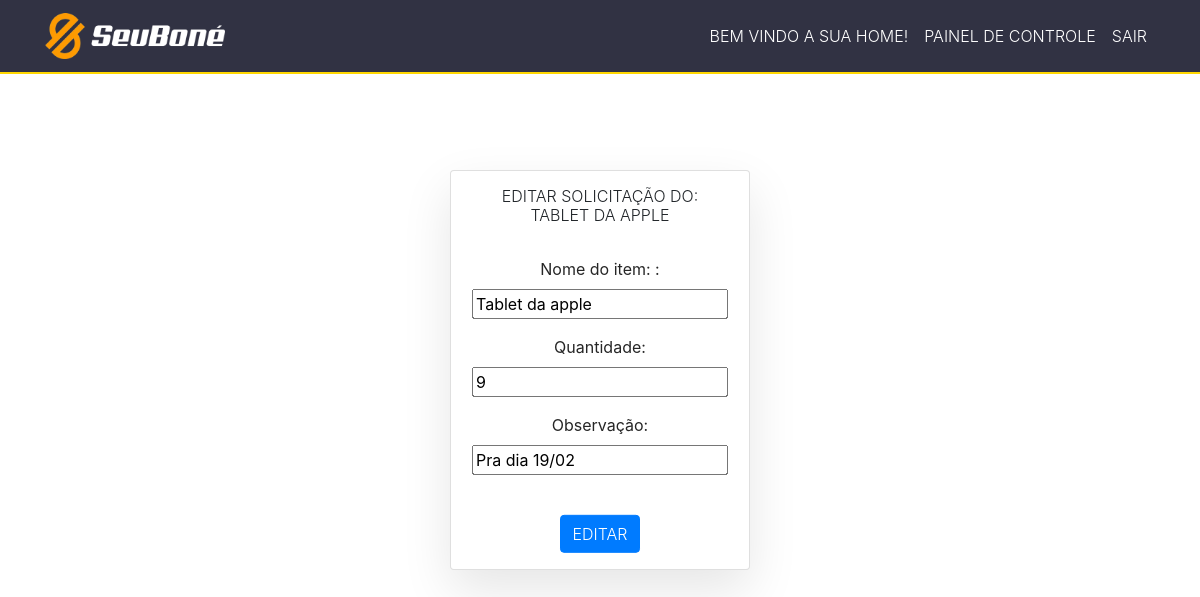
Page /edit/80 (signed in) on the committed database.
### tasks/models.py (models this page shows, shortened)
class Task(models.Model):
    STATUS = (
        ('solicitado', 'Solicitado'),
        ('Comprado', 'Comprado'),
        ('Aguardando Orçamento', 'Aguardando Orçamento'),
        ('Recebido', 'Recebido'),
    )
    nomeItem = models.CharField("Nome do item: ", max_length=255)
    quantidade = models.IntegerField(blank=True, null=True)
    observação = models.CharField(max_length=255, null=True)
    orçamento01 = models.FileField(upload_to='', blank=True, null=True) #onde o upload irá ficar tem que ser definido no Media_Root (settigns.py do projeto todo) (quando o site tiver no servidor deve se especificar uma outra pasta)
    orçamento02 = models.FileField(upload_to='', blank=True, null=True)
    orçamento03 = models.FileField(upload_to='', blank=True, null=True)
    status = models.CharField(
        max_length=22, #aqui precisa ficar o nmr máximo de caracteres que o status terá (ou seja colocamos o nmr máximo da maior palavra)
        choices=STATUS,
    )
    user = models.ForeignKey(get_user_model(), on_delete=models.CASCADE) #aqui será armazenado o id do usuário então iremos filtrar as solicitações de cada usuário para que cada usuário veja somente as suas.
    created_at = models.DateTimeField(auto_now_add=True)
    updated_at =models.DateTimeField(auto_now=True)

### tasks/views.py (the view)
# urls.py: path('edit/<int:id>', views.editTask, name="edit-task"),
@login_required
def editTask(request, id):
    task = get_object_or_404(Task, pk=id)
    form = TaskForm(instance=task)
    if(request.method == 'POST'):
        form = TaskForm(request.POST, instance=task)
        if(form.is_valid()):
            task.save()
            messages.info(request, 'Item editado com sucesso!')
            return redirect('/')
        else:
            return render(request, 'tasks/edittask.html', {'form': form, 'task': task})
    else:
        return render(request, 'tasks/edittask.html', {'form': form, 'task': task})

### tasks/forms.py
class TaskForm(forms.ModelForm):
    class Meta:
        model = Task
        fields = ('nomeItem', 'quantidade', 'observação')  #campos que queremos que apareça no front end

### tasks/templates/tasks/edittask.html (shortened to what this page needs)
{% extends 'base2.html' %}
{% block content %}
             <br>
             <br>
             <br>
             <br>
             <div class="card ajuste">
               <div class="box">
                   <h6 class="text-uppercase font-weight-light text-monospace">Editar solicitação do: {{task.nomeItem}}</h6>
                   <br>
                   <form method="POST" enctype="multipart/form-data">
                      {{ form.as_p }}
                      <br>
                      <input type="submit" class="btn btn-primary botao text-uppercase font-weight-light text-monospace" value="Editar">
                   </form>
               </div>
           </div>
{% endblock %}

### tasks/templates/base2.html (style rules this page uses)
html, body { background-color: #ffffff; }

### tasks/templates/tasks/edittask.html (style rules this page uses)
div.ajuste { margin-top: 15%; text-align: center; }
body { margin:0; padding:0; font-family:sans-serif; background:#fbfbfb; }
.card { position:absolute; top:50%; left:50%; transform:translate(-50%,-50%); width:300px; min-height:400px; background:#fff; box-shadow:0 20px 50px rgba(0,0,0,.1); border-radius:10px; transition:0.5s; }
.card .box { position:absolute; top:50%; left:0; transform:translateY(-50%); text-align:center; padding:20px; box-sizing:border-box; width:100%; }
.card .box p { color:#262626; }

### rows in the picture
Task: nomeItem "TABLET DA APPLE", nomeItem "Tablet da apple", quantidade "9", observação "Pra dia 19/02"
